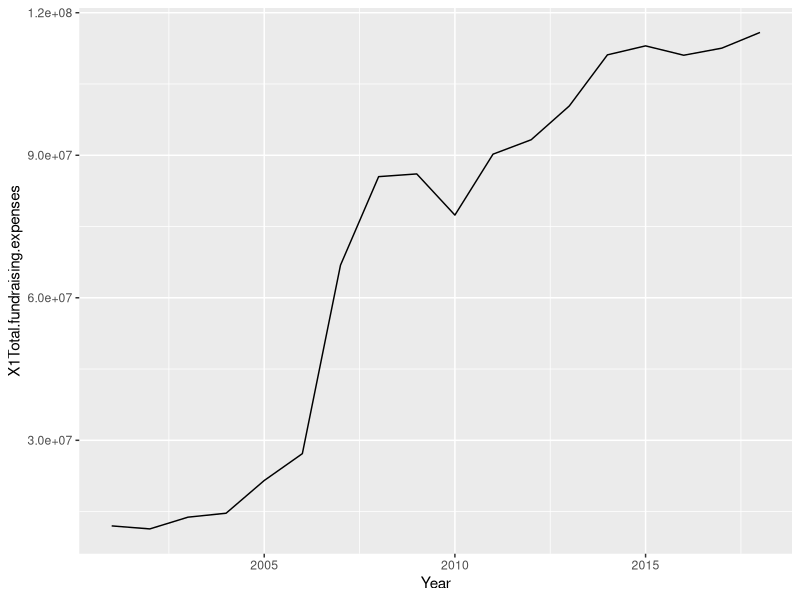
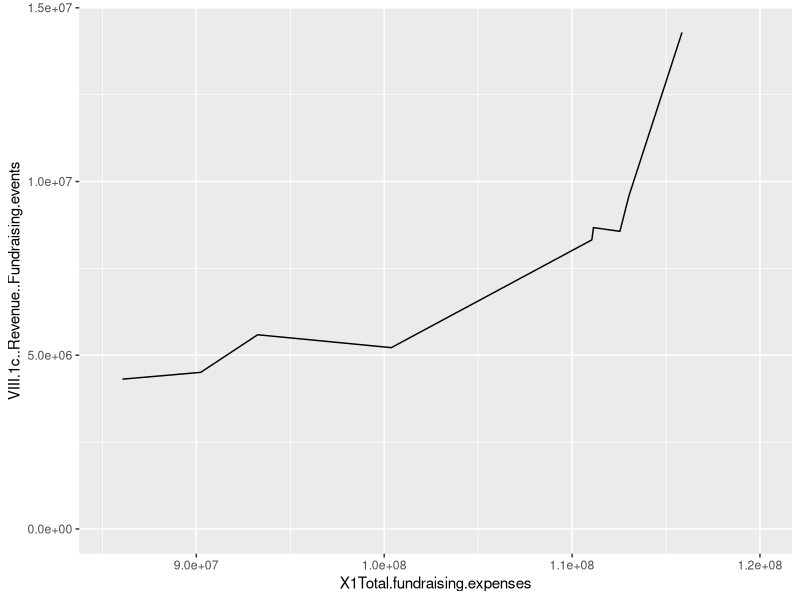

These figures' R source, in order:
library(tidyverse)

Data <- read.csv("Form990.csv")



# Fundraising Fee trend throughout the year 
p <- ggplot(data = Data, 
            aes(x = Year, y = X1Total.fundraising.expenses)
            )
p + geom_line()

# Total Fundrasing Expenses vs. Revenue from fundraising events
g <-  ggplot(data = Data, 
             aes(x = X1Total.fundraising.expenses,
                 y = VIII.1c..Revenue..Fundraising.events))

g + geom_line() + coord_cartesian(xlim=c(85495196,120000000), ylim=c(0,14290459))
  #+ xlim (85495196,120000000)
  

